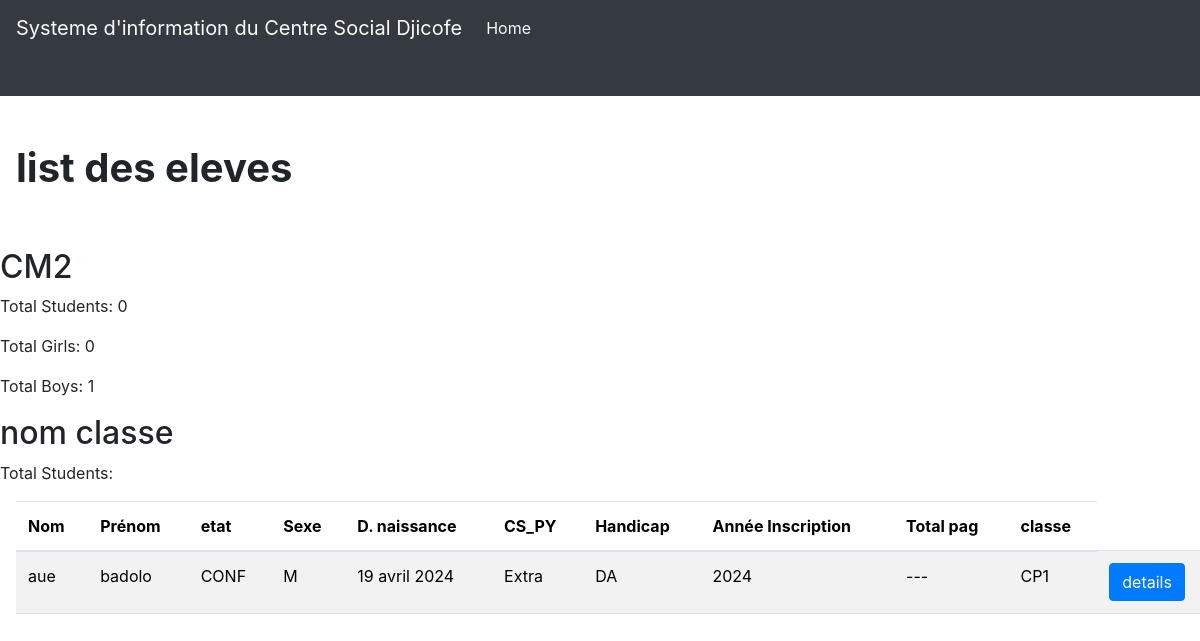
/homepage/acceuil/3/students/, run on an earlier commit of the app's database.
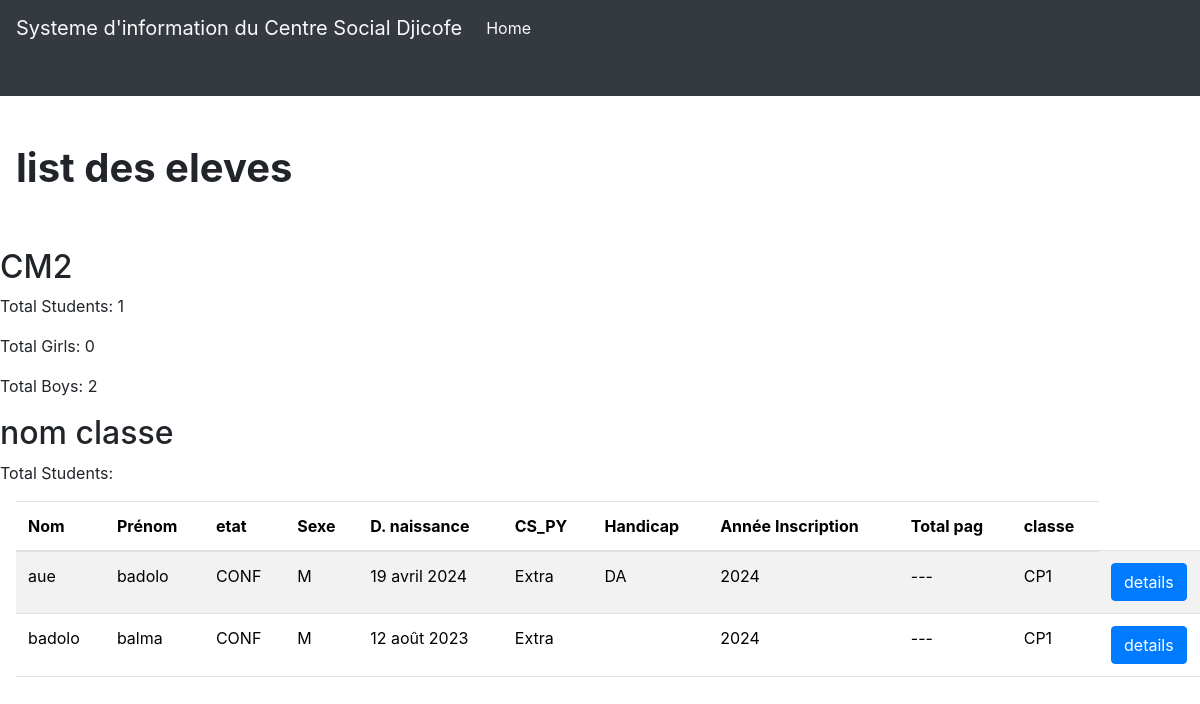
And on a later commit of the database.
### scuelo/models.py (models this page shows, shortened)
class Eleve(models.Model):
    nom = models.CharField(max_length=34, null=False)
    prenom = models.CharField(max_length=34, null=False)
    date_enquete = models.DateTimeField(blank=True)  # is  added right after
    condition_eleve = models.CharField(
        max_length=4,
        choices=CONDITION_ELEVE
    )
    sex = models.CharField(max_length=1, choices=SEX)
    date_naissance = models.DateField()
    cs_py = models.CharField(max_length=6, choices=CS_PY)
    hand = models.CharField(max_length=2, choices=HAND, blank=True ,default="")
    annee_inscr = models.CharField(max_length=4)  # the inscrption year
    parent = models.CharField(max_length=34, null=False)
    tel_parent = models.CharField(max_length=24, null=False)
    note_eleve = models.CharField(max_length=240, blank=True, default='')
    classe_nass = models.ForeignKey(Classe ,  on_delete=models.PROTECT   )
    class Meta:
        verbose_name = 'Eleve'
        verbose_name_plural = 'Eleves'

class Classe(models.Model):
    type_ecole = models.CharField(max_length=14, choices=TYPE_ECOLE ,  default="")
    nom = models.CharField(max_length=23, null=False , default="")
    def __str__( self ):
        return self.nom

### scuelo/views.py (the view)
# urls.py: path('acceuil/<int:classe_id>/students/', student_list, name='student_list'),
def student_list(request , classe_id ):
    classes = Classe.objects.all()
    classe = get_object_or_404(Classe, pk=classe_id)
    students = classe.eleve_set.all()
    total_students = students.count()
    total_girls = students.filter(sex='F').count()
    total_boys = students.filter(sex='M').count()
    class_student_counts = []
    for classe in classes:
        total_students = classe.eleve_set.count()
        class_student_counts.append({'classe': classe, 'total_students': total_students})
    context = {
        'class_student_counts': class_student_counts,
        'classe': classe,
        'students': students,
        'total_students': total_students,
        'total_girls': total_girls,
        'total_boys': total_boys,
    }
    return render(request, 'scuelo/eleveperclasse.html', context)

### scuelo/templates/scuelo/eleveperclasse.html (shortened to what this page needs)
{% extends 'layout.html' %}
{% block header %}
        <nav class="navbar navbar-expand-lg navbar-light bg-dark pb-5 mb-5 mt-9">
          <a class="navbar-brand text-light" href="{% url 'home' %}">Systeme d'information du Centre Social Djicofe</a>
          <div class="collapse navbar-collapse " id="navbarNav">
              <ul class="navbar-nav">
                  <li class="nav-item active">
                      <a class="nav-link text-light" href="{% url 'home' %}">Home <span class="sr-only">(current)</span></a>
                  </li>
              </ul>
          </div>
        </nav>
        {% endblock header %}
{% block content %}
<div class=" ">
  <h2  class='pb-5 ml-3 h1 font-weight-bold'>list des eleves
     </h2>
     <div>
      <h2>{{ classe.nom }}</h2>
      <p>Total Students: {{ total_students }}</p>
      <p>Total Girls: {{ total_girls }}</p>
      <p>Total Boys: {{ total_boys }}</p>
    </div>
    <h2> nom classe {{ class_student_count.classe.nom }}</h2>
    <p>Total Students: {{ class_student_count.total_students }}</p>
  <table class="table table-striped  ml-3">
    <thead class="bg-dark">
      <tr class="text-white">
        <th >Nom</th>
        <th>Prénom</th>
        <th>etat</th>
        <th>Sexe</th>
        <th>D. naissance</th>
        <th>CS_PY</th>
        <th>Handicap</th>
        <th>Année Inscription</th>
        <th>Total pag</th>
        <th>classe</th>
      </tr>
    </thead>
    <tbody>
      {% for student in students %}
      <tr>
        <td>{{ student.nom }}</td>
        <td>{{ student.prenom }}</td>
        <td>{{ student.condition_eleve }}</td>
        <td>{{ student.sex }}</td>
        <td>{{ student.date_naissance }}</td>
        <td>{{ student.cs_py }}</td>
        <td>{{ student.hand }}</td>
        <td>{{ student.annee_inscr }}</td>
        <td> {% if student.total_payment %}
          {{ student.total_payment }}
        {% else %}
          ---
        {% endif %}</td>
        <td>{{ student.classe_nass }}</td>
        <td>
          <a href="{% url 'student_detail' student.pk %}" class="btn btn-primary">details</a>
        </td>
      </tr>
      {% endfor %}
    </tbody>
  </table>
</div>
{% endblock %}

What changed in the data, as far as the page shows it:
added Eleve: nom "badolo", prenom "balma", condition_eleve "CONF", sex "M", date_naissance "12 août 2023", cs_py "Extra", annee_inscr "2024", classe_nass "CP1"
Also different on the page:
{{ total_students }}: "0" → "1"
{{ total_boys }}: "1" → "2"
